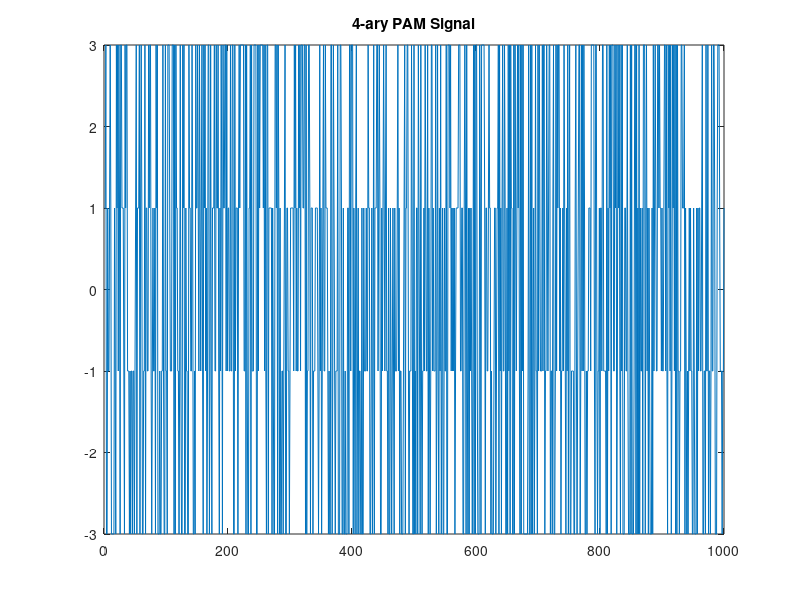

Source code (MATLAB): (Note: this script raises an error after producing the figure.)
clc;
clear;
clear all;

Fs=24000;
Rb=12000;

N=1000; 
A=1;
Ts=1/Fs; 
Tb=1/Rb; 

m = randi(4,1,N); 

for i = 1:N
   if(m(i) == 1)
       m(i) = -3*A;
   elseif (m(i) == 2)
       m(i) = -1*A;
   elseif (m(i) == 3)
       m(i) = 1*A;
   else
       m(i) = 3*A;
   end
end


figure(1);
plot(m);
title('4-ary PAM Signal');

sps=Fs/Rb*2; 
Rs=Rb/2; 


rolloff=[0 0.5 1]; 
span=10; 

rcos1 = rcosdesign(rolloff(1),span,sps,'sqrt');
rcos2 = rcosdesign(rolloff(2),span,sps,'sqrt');
rcos3 = rcosdesign(rolloff(3),span,sps,'sqrt');

frec_vector=linspace(-Fs/2,Fs/2,N);

RCOS1 = abs(fftshift(fft(rcos1, N)))/N;
RCOS2 = abs(fftshift(fft(rcos2, N)))/N;
RCOS3 = abs(fftshift(fft(rcos3, N)))/N;


figure(2);
subplot(231);
plot(rcos1);
title('Square-Root Raised Cosine with roll-off=0');
xlabel('time (s)');
ylabel('Amplitude');

subplot(232);
plot(rcos2);
title('Square-Root Raised Cosine with roll-off=0.5');
xlabel('frequency (in Hz)');
ylabel('Amplitude');

subplot(233);
plot(rcos3);
title('Square-Root Raised Cosine with roll-off=1');
xlabel('frequency (in Hz)');
ylabel('Amplitude');

subplot(234);
plot(frec_vector, RCOS1);
title('Frec Spectrum Square Root Raised Cosine with roll-off=0');
xlabel('frequency (in Hz)');
ylabel('Amplitude');

subplot(235);
plot(frec_vector, RCOS2);
title('Frec Spectrum Square Root Raised Cosine with roll-off=0.5');
xlabel('frequency (in Hz)');
ylabel('Amplitude');

subplot(236);
plot(frec_vector, RCOS3);
title('Frec Spectrum Square Root Raised Cosine with roll-off=1');
xlabel('frequency (in Hz)');
ylabel('Amplitude');



trans1 = upfirdn(m, rcos1, sps, 1);
trans2 = upfirdn(m, rcos2, sps, 1);
trans3 = upfirdn(m, rcos3, sps, 1);

channel= [1 0.8 -0.2]; 
a=1

filtered1=filter(channel,a,trans1);
filtered2=filter(channel,a,trans2);
filtered3=filter(channel,a,trans3);



SNR = 20; 
trans_noise1 = awgn(filtered1, SNR);
trans_noise2 = awgn(filtered2, SNR);
trans_noise3 = awgn(filtered3, SNR);


y1 = upfirdn(trans_noise1, rcos1, 1, sps);
y2 = upfirdn(trans_noise2, rcos2, 1, sps);
y3 = upfirdn(trans_noise3, rcos3, 1, sps);


yout1 = y1(span:(end-span));
yout2 = y2(span:(end-span));
yout3 = y3(span:(end-span));



eyediagram(yout1,sps,1/Fs,0);
title('Eye Diagram Rolloff = 0');
eyediagram(yout2,sps,1/Fs,0);
title('Eye Diagram Rolloff = 0.5');
eyediagram(yout3,sps,Ts,0);
title('Eye Diagram Rolloff = 1');